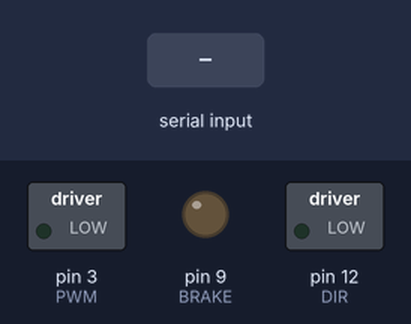
This sketch was run on a simulated Arduino Uno, built with avr-gcc and run on an emulated ATmega328P. Shown: switched loads named in the sketch (green lamp = pin HIGH), output pins drawn as LEDs (lit = HIGH). Dashed ring = blinking. The inputs (shaded band) are chosen by the test bench.

Above: at 1.2 s.
1.3 s: "90,45\n" received over Serial
At 3.4 s:
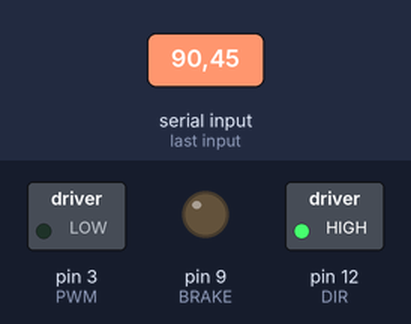
3.8 s: "30,150\n" received over Serial
At 4.6 s:
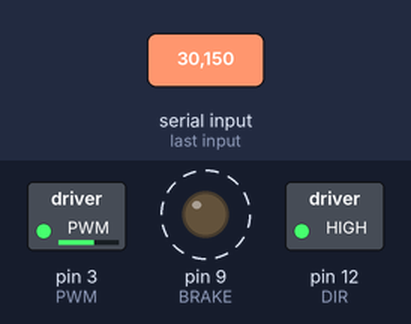
6.3 s: "90\n" received over Serial
At 7.1 s:
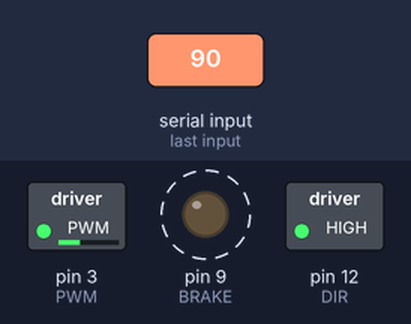
8.8 s: "200\n" received over Serial
At 9.2 s:
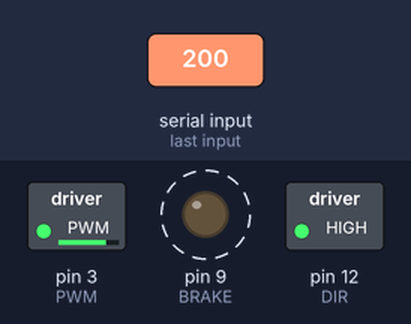
11.3 s: "30,150\n" received over Serial
At 11.7 s:
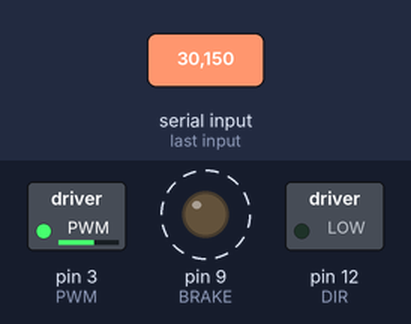
13.8 s: "90\n" received over Serial
At 14.6 s:
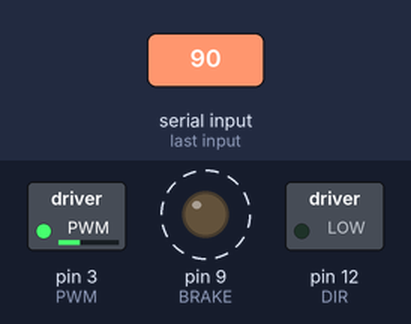
Timing chart, 0 to 16.8 s (numbered marks = the images above; inputs shaded):
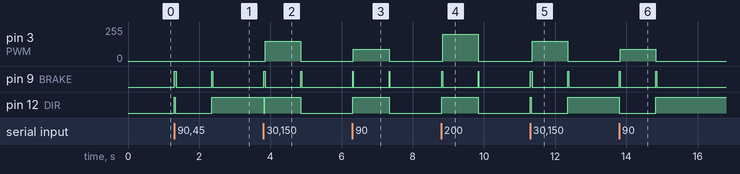

The sketch:

sketch_jun09a.ino
```cpp
const int DIR = 12,
          BRAKE = 9,
          PWM = 3;

bool isDir=false;

void setup() {
  Serial.begin(9600);
  pinMode(DIR, OUTPUT);
  pinMode(BRAKE, OUTPUT);
  pinMode(PWM, OUTPUT);
  analogWrite(PWM, 0);
}

void loop() {
  if(Serial.available()>0){
    int n = Serial.parseInt();
    analogWrite(PWM, 0);
    digitalWrite(BRAKE, HIGH);
    digitalWrite(DIR,(isDir?LOW:HIGH));
    isDir = !isDir;
    delay(25);
    digitalWrite(BRAKE,LOW);
    setMotorSpeed(n);
  }else delay(10);
}

void setMotorSpeed(byte n){
  if(n<60)
    n=0;
  analogWrite(PWM, n);
}
```

Measured:
- after the input at 1.3 s, pin 9 (BRAKE): alternates HIGH for 0.04 s and LOW for 1.0 s, starting at once; pin 12 (DIR): LOW → HIGH at once, → LOW 0.03 s later, → HIGH 1.0 s later
- after the input at 3.8 s, pin 3 (PWM): 0/255 → 150/255 after 0.06 s, → 0/255 1.0 s later; pin 9 (BRAKE): alternates HIGH for 0.04 s and LOW for 1.0 s, starting at once; pin 12 (DIR): HIGH → LOW at once, → HIGH 0.03 s later, → LOW 1.0 s later
- after the input at 6.3 s, pin 3 (PWM): 0/255 → 90/255 at once, → 0/255 1.0 s later; pin 9 (BRAKE): alternates HIGH for 0.03 s and LOW for 1.0 s, starting at once; pin 12 (DIR): LOW → HIGH at once, → LOW 1.0 s later
- after the input at 8.8 s, pin 3 (PWM): 0/255 → 200/255 at once, → 0/255 1.0 s later; pin 9 (BRAKE): alternates HIGH for 0.03 s and LOW for 1.0 s, starting at once; pin 12 (DIR): LOW → HIGH at once, → LOW 1.0 s later
- after the input at 11.3 s, pin 3 (PWM): 0/255 → 150/255 after 0.05 s, → 0/255 1.0 s later; pin 9 (BRAKE): alternates HIGH for 0.04 s and LOW for 1.0 s, starting at once; pin 12 (DIR): LOW → HIGH at once, → LOW 0.03 s later, → HIGH 1.0 s later
- after the input at 13.8 s, pin 3 (PWM): 0/255 → 90/255 at once, → 0/255 1.0 s later; pin 9 (BRAKE): alternates HIGH for 0.03 s and LOW for 1.0 s, 4 changes in all, then stays LOW, starting at once; pin 12 (DIR): HIGH → LOW at once, → HIGH 1.0 s later
